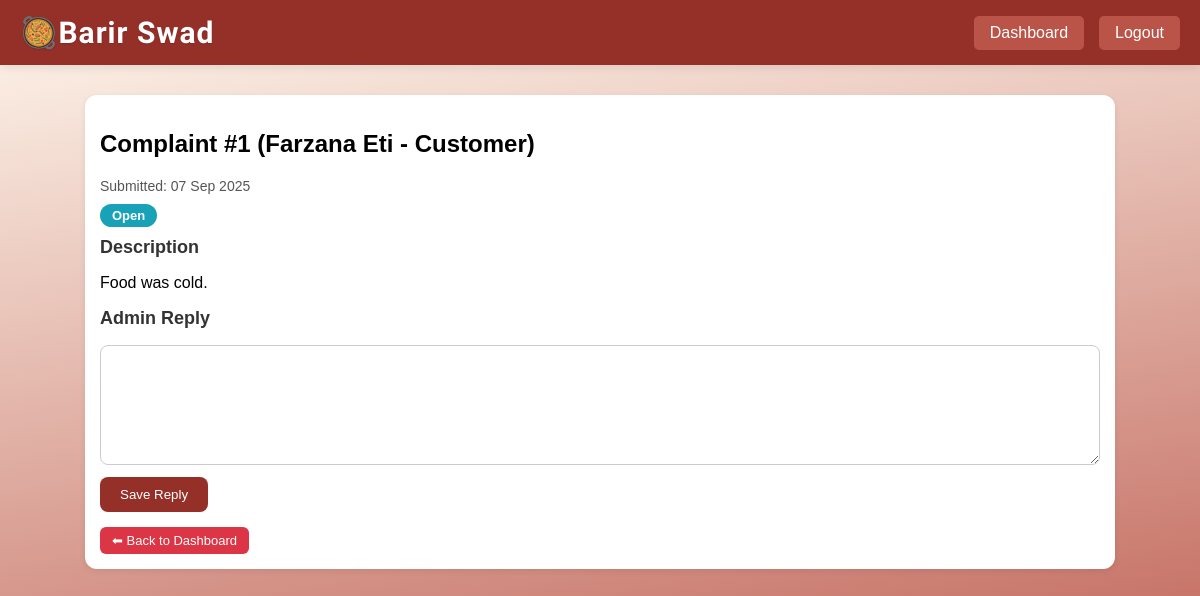
The page /admin_view_complaint.php?id=84774&num=1 (signed in) on the database its author committed.
### tables this page shows
CREATE TABLE `complaint_support` (
  `User_ID` int(10) NOT NULL,
  `Complaint_ID` int(10) NOT NULL,
  `Description` text NOT NULL,
  `Status` enum('Open','In Progress','Resolved','Closed') NOT NULL DEFAULT 'Open',
  `Submitted_Date` date NOT NULL,
  `Messages` text NOT NULL
);

CREATE TABLE `user` (
  `U_ID` int(10) NOT NULL,
  `Email` varchar(50) NOT NULL,
  `Exp_Years` int(50) NOT NULL,
  `Name` varchar(100) NOT NULL,
  `Address` varchar(100) NOT NULL,
  `Type` enum('Admin','Customer','Cook','') NOT NULL DEFAULT 'Customer',
  `Password` varchar(15) NOT NULL
);

### admin_view_complaint.php (the view, shortened to what this page needs)
<?php
require 'dbconnect.php';
$complaint_id = intval($_GET['id']);
$complaint_num = isset($_GET['num']) ? intval($_GET['num']) : $complaint_id;
$sql = "SELECT c.Complaint_ID, c.User_ID, c.Description, c.Status, c.Submitted_Date, c.Messages, u.Name, u.Type
        FROM complaint_support c
        JOIN user u ON c.User_ID = u.U_ID
        WHERE c.Complaint_ID = ?";
$stmt = $conn->prepare($sql);
$stmt->bind_param("i", $complaint_id);
$stmt->execute();
$result = $stmt->get_result();
$complaint = $result->fetch_assoc();
function getStatusClass($status) {
    switch ($status) {
        case 'Open': return 'status-pending';
    }
}
?>
<!DOCTYPE html>
<html lang="en">
<head>
<link rel="stylesheet" href="cook_styles.css">
<link rel="stylesheet" href="complaint_styles.css">
</head>
<body>
<header class="header">
    <div class="nav">
        <div class="logo">🥘Barir Swad</div>
        <nav class="nav-links">
            <a href="admin_complaint_dashboard.php" class="btn">Dashboard</a>
            <a href="logout.php" class="btn logout">Logout</a>
        </nav>
    </div>
</header>
<div class="container">
    <div class="complaint-card no-hover form-narrow">
        <h2>Complaint #<?= $complaint_num ?> (<?= htmlspecialchars($complaint['Name']) ?> - <?= htmlspecialchars($complaint['Type']) ?>)</h2>
        <div class="complaint-meta">
            Submitted: <?= date("d M Y", strtotime($complaint['Submitted_Date'])) ?>
        </div>
        <div class="status-badge <?= getStatusClass($complaint['Status']) ?>">
            <?= htmlspecialchars($complaint['Status']) ?>
        </div>
        <h3 class="section-title">Description</h3>
        <p><?= nl2br(htmlspecialchars($complaint['Description'])) ?></p>
        <h3 class="section-title">Admin Reply</h3>
        <form method="POST" class="admin-reply-form">
            <textarea id="description" name="admin_reply" rows="6"><?= htmlspecialchars($complaint['Messages']) ?></textarea>
            <button type="submit" class="btn">Save Reply</button>
        </form>
        <div class="card-actions" style="margin-top:15px;">
            <a href="admin_complaint_dashboard.php" class="btn small danger">⬅ Back to Dashboard</a>
        </div>
    </div>
</div>
</body>
</html>

### cook_styles.css (style rules this page uses)
body { font-family: Arial, sans-serif; min-height: 100vh; margin: 0; padding: 0; background: linear-gradient(170deg, #fff8ee 0%, #BA5448 100%); }
.header { background: #953029; box-shadow: 0 2px 10px rgba(0,0,0,0.1); padding: 15px 0; }
.nav { display: flex; justify-content: space-between; align-items: center; max-width: 1200px; margin: 0 auto; padding: 0 20px; }
.logo { font-family: 'DynaPuff', cursive, sans-serif; font-weight: 700; font-size: 30px; color: #fff; letter-spacing: 1px; text-shadow: 0 1px 2px rgba(0,0,0,0.15); transition: transform 0.3s; }
.nav-links { display: flex; gap: 15px; align-items: center; }
.nav-links a { text-decoration: none; color: #333; padding: 8px 16px; border-radius: 5px; transition: background 0.3s; }
.nav-links .btn { background: #BA5448; color: white; }
.nav-links .logout { background: #BA5448; }
.container { max-width: 1200px; margin: 30px auto; padding: 0 20px; }
.btn, button { background: #953029; color: white; padding: 10px 20px; border-radius: 8px; text-decoration: none; border: none; cursor: pointer; transition: all 0.3s; }
input, textarea, select { width: 100%; padding: 10px; margin: 8px 0; border-radius: 8px; border: 1px solid #ccc; font-family: Arial, Helvetica, sans-serif; font-size: 14px; resize: vertical; box-sizing: border-box; }

### complaint_styles.css (style rules this page uses)
.complaint-card { background: #fff; border-radius: 12px; padding: 15px; margin-bottom: 15px; box-shadow: 0 2px 6px rgba(0,0,0,0.08); transition: transform 0.2s ease; }
.complaint-card h3 { margin: 0 0 8px; font-size: 18px; color: #333; }
.complaint-meta { font-size: 14px; color: #555; margin-bottom: 10px; }
.status-badge { display: inline-block; padding: 4px 12px; border-radius: 20px; font-size: 13px; font-weight: 600; color: #fff; margin-bottom: 10px; }
.status-pending { background-color: #17a2b8; }
.card-actions { margin-top: 10px; }
.card-actions a, .card-actions button { margin-right: 8px; text-decoration: none; }
.btn.small { padding: 6px 12px; font-size: 13px; border-radius: 6px; background: #007bff; color: #fff; text-decoration: none; transition: background 0.2s ease; display: inline-block; cursor: pointer; }
.btn.small.danger { background: #dc3545; }
.complaint-card.form-narrow { max-width: 1000px; margin: 30px auto; }
#description { width: 100%; height: 120px; padding: 10px; border-radius: 8px; border: 1px solid #ccc; resize: vertical; font-size: 14px; font-family: Arial, sans-serif; box-sizing: border-box; }

### rows shown on the page
complaint_support: User_ID.Name "Farzana Eti", User_ID.Type "Customer", Submitted_Date "07 Sep 2025", Status "Open", Description "Food was cold."

### other values the page prints
$complaint_num "1"
